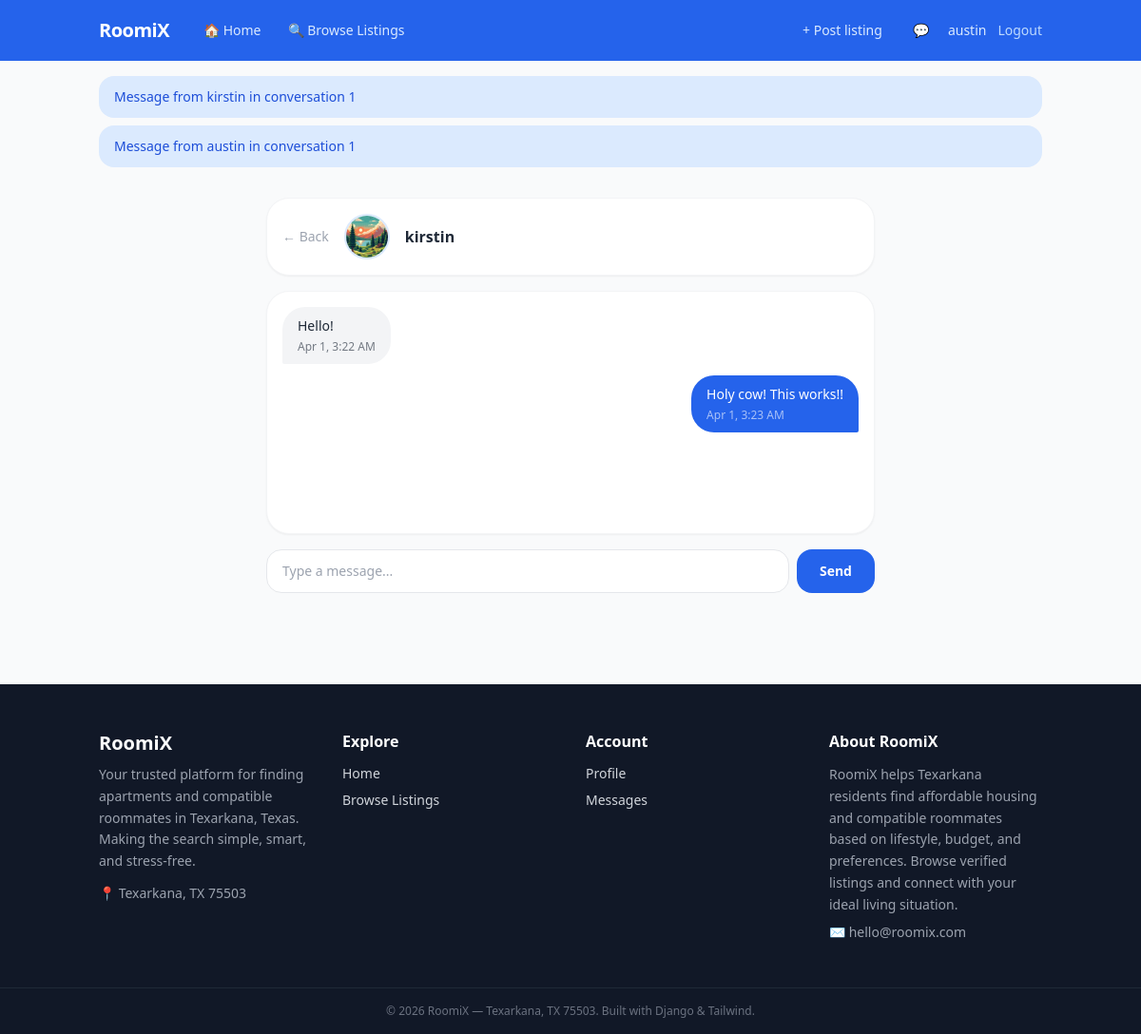
The app's page /messages/1/ (signed in) with its own data.
### core/models.py (models this page shows, shortened)
class Message(models.Model):
    conversation = models.ForeignKey(Conversation, on_delete=models.CASCADE, related_name='messages')
    sender = models.ForeignKey(User , on_delete=models.CASCADE , related_name='sent_messages')
    body = models.TextField()
    created_at = models.DateTimeField(auto_now_add=True)
    is_read = models.BooleanField(default=False)
    class Meta:
        ordering = ['created_at']
    def __str__(self):
        return f"Message from {self.sender} in conversation {self.conversation.pk}"

class Conversation(models.Model):
    participants = models.ManyToManyField(User , related_name ='conversations')
    listing = models.ForeignKey(Listing, on_delete=models.SET_NULL , null=True, blank=True,related_name='conversations')
    created_at = models.DateTimeField(auto_now_add=True)
    class Meta:
        ordering = ['-created_at']
    def get_other_participant(self , user):
        return self.participants.exclude(pk=user.pk).first()

class Profile(models.Model):
    user = models.OneToOneField(User, on_delete=models.CASCADE, related_name='profile')
    bio = models.TextField(blank=True)
    age = models.PositiveIntegerField(null=True, blank=True)
    budget_min = models.DecimalField(max_digits=10, decimal_places=2, null=True, blank=True)
    budget_max = models.DecimalField(max_digits=10, decimal_places=2, null=True, blank=True)
    location = models.CharField(max_length=255, blank=True)
    is_smoker = models.BooleanField(default=False)
    has_pets = models.BooleanField(default=False)
    is_student = models.BooleanField(default=True)
    CLEANLINESS_CHOICES = [
        (1, 'Messy'),
        (2, 'Average'),
        (3, 'Very Clean'),
    ]
    cleanliness = models.IntegerField(choices=CLEANLINESS_CHOICES, null=True, blank=True)
    SLEEP_CHOICES = [
        ('early', 'Early Bird'),
        ('night', 'Night Owl'),
    ]
    sleep_schedule = models.CharField(max_length=10, choices=SLEEP_CHOICES, blank=True)
    is_lgbtq_friendly = models.BooleanField(default=False)
    NOISE_CHOICES = [
        ('quiet', 'Quiet'),
        ('moderate', 'Moderate'),
         ('loud', 'Loud'),
    ]
    noise_level = models.CharField(max_length=10, choices=NOISE_CHOICES, blank=True)
    image = models.ImageField(upload_to='profile_pics/', default='default_profile.jpg')
    created_at = models.DateTimeField(auto_now_add=True)
    IMPORTANCE_CHOICES = [
        (0 , 'Not Important'),
        (1 , 'Somewhat Important'),
        (2 , 'Very Important'),
        (3 , 'Must Match'),
    ]
    cleanliness_importance = models.IntegerField(choices=IMPORTANCE_CHOICES , default=1)
    sleep_schedule_importance = models.IntegerField(choices=IMPORTANCE_CHOICES , default=1)
    budget_importance = models.IntegerField(choices=IMPORTANCE_CHOICES , default=1)
    smoker_importance = models.IntegerField(choices=IMPORTANCE_CHOICES , default=1)
    pets_importance = models.IntegerField(choices=IMPORTANCE_CHOICES , default=1)
    noise_level_importance = models.IntegerField(choices=IMPORTANCE_CHOICES, default=1)

### core/views.py (the view, shortened to what this page needs)
# urls.py: path('messages/<int:pk>/', views.ConversationView.as_view(), name='conversation'),
class ConversationView(LoginRequiredMixin , View):
    def get(self, request, pk):
        conversation = Conversation.objects.get(pk=pk)
        if request.user not in conversation.participants.all():
            return redirect('inbox')
        conversation.messages.filter(is_read=False).exclude(sender=request.user).update(is_read=True)
        messages_qs = conversation.messages.all()
        return render(request, 'core/conversation.html' , {
            'conversation': conversation,
            'messages': messages_qs,
            'other_user': conversation.get_other_participant(request.user),
        })

### core/templates/core/conversation.html (shortened to what this page needs)
{% extends "base.html" %}
{% block content %}
<div class="max-w-2xl mx-auto px-4 py-8 flex flex-col gap-4">
  <div class="flex items-center gap-4 bg-white rounded-2xl shadow-sm border border-gray-100 p-4">
    <a href="{% url 'inbox' %}"
       class="text-gray-400 hover:text-brand-500 transition text-sm font-medium">← Back</a>
    {% if other_user.profile.image %}
      <img src="{{ other_user.profile.image.url }}" alt=""
           class="w-12 h-12 rounded-full object-cover border-2 border-brand-100"/>
    {% else %}
      <div class="w-12 h-12 rounded-full bg-brand-100 flex items-center justify-center text-brand-500 font-bold text-lg">
        {{ other_user.username|first|upper }}
      </div>
    {% endif %}
    <div>
      <p class="font-semibold text-gray-800">{{ other_user.username }}</p>
    </div>
  </div>
  <div id="message-container"
       class="bg-white rounded-2xl shadow-sm border border-gray-100 p-4 flex flex-col gap-3 min-h-64 max-h-[60vh] overflow-y-auto">
    {% for message in messages %}
      <div class="flex {% if message.sender == request.user %}justify-end{% endif %}">
        <div class="max-w-xs px-4 py-2.5 rounded-2xl text-sm
          {% if message.sender == request.user %}
            bg-brand-500 text-white rounded-br-sm
          {% else %}
            bg-gray-100 text-gray-800 rounded-bl-sm
          {% endif %}">
          <p>{{ message.body }}</p>
          <p class="text-xs mt-1 opacity-60">{{ message.created_at|date:"M j, g:i A" }}</p>
        </div>
      </div>
    {% empty %}
      <div class="text-center text-gray-400 py-8">
        <p class="text-sm">No messages yet — say hello! 👋</p>
      </div>
    {% endfor %}
  </div>
  <form method="POST" class="flex gap-2">
    <input type="text" name="body" placeholder="Type a message..."
           autocomplete="off"
           class="flex-1 border border-gray-200 rounded-xl px-4 py-3 text-sm
                  focus:outline-none focus:ring-2 focus:ring-brand-500"/>
    <button type="submit"
            class="bg-brand-500 hover:bg-brand-600 text-white px-6 py-3 rounded-xl text-sm font-semibold transition">
      Send
    </button>
  </form>
</div>
{% endblock %}

### core/templates/base.html (shortened to what this page needs)
<!DOCTYPE html>
<html lang="en">
<head>
  <script src="https://cdn.tailwindcss.com"></script>
</head>
<body class="bg-gray-50 text-gray-800 min-h-screen flex flex-col">
  {% include "includes/_navbar.html" %}
  {% if messages %}
    <div class="max-w-5xl mx-auto w-full px-4 pt-4 space-y-2">
      {% for message in messages %}
        <div class="rounded-xl px-4 py-3 text-sm font-medium
          {% if message.tags == 'error' %}bg-red-100 text-red-700
          {% elif message.tags == 'success' %}bg-green-100 text-green-700
          {% else %}bg-brand-100 text-brand-600{% endif %}">
          {{ message }}
        </div>
      {% endfor %}
    </div>
  {% endif %}
  <main class="flex-1">
    {% block content %}{% endblock %}
  </main>
  <footer class="bg-gray-900 text-gray-300 mt-16">
    <div class="max-w-5xl mx-auto px-4 py-12 grid grid-cols-1 sm:grid-cols-4 gap-8">
      <div class="sm:col-span-1">
        <p class="text-white font-bold text-xl mb-2">RoomiX</p>
        <p class="text-sm text-gray-400 leading-relaxed">Your trusted platform for finding apartments and compatible roommates in Texarkana, Texas. Making the search simple, smart, and stress-free.</p>
        <p class="text-sm text-gray-400 mt-3">📍 Texarkana, TX 75503</p>
      </div>
      <div>
        <p class="text-white font-semibold mb-3">Explore</p>
        <ul class="space-y-2 text-sm">
          <li><a href="{% url 'home' %}" class="hover:text-white transition">Home</a></li>
          <li><a href="{% url 'listing-list' %}" class="hover:text-white transition">Browse Listings</a></li>
        </ul>
      </div>
      <div>
        <p class="text-white font-semibold mb-3">Account</p>
        <ul class="space-y-2 text-sm">
          {% if user.is_authenticated %}
            <li><a href="{% url 'profile' %}" class="hover:text-white transition">Profile</a></li>
            <li><a href="{% url 'inbox' %}" class="hover:text-white transition">Messages</a></li>
          {% else %}
            <li><a href="{% url 'login' %}" class="hover:text-white transition">Login</a></li>
            <li><a href="{% url 'register' %}" class="hover:text-white transition">Register</a></li>
          {% endif %}
        </ul>
      </div>
      <div>
        <p class="text-white font-semibold mb-3">About RoomiX</p>
        <p class="text-sm text-gray-400 leading-relaxed">RoomiX helps Texarkana residents find affordable housing and compatible roommates based on lifestyle, budget, and preferences. Browse verified listings and connect with your ideal living situation.</p>
        <p class="text-sm text-gray-400 mt-2">✉️ hello@roomix.com</p>
      </div>
    </div>
    <div class="border-t border-gray-800 py-4 text-center text-xs text-gray-500">
      © 2026 RoomiX — Texarkana, TX 75503. Built with Django & Tailwind.
    </div>
  </footer>
</body>
</html>

### core/templates/includes/_navbar.html (shortened to what this page needs)
<nav class="bg-brand-500 sticky top-0 z-50">
  <div class="max-w-5xl mx-auto px-4 h-16 flex items-center justify-between">
    <div class="flex items-center gap-6">
      <a href="{% url 'home' %}" class="text-white font-bold text-xl tracking-tight">RoomiX</a>
      <div class="hidden sm:flex items-center gap-1">
        <a href="{% url 'home' %}"
           class="text-blue-100 hover:text-white px-3 py-1.5 rounded-lg text-sm transition flex items-center gap-1">
          🏠 Home
        </a>
        <a href="{% url 'listing-list' %}"
           class="text-blue-100 hover:text-white px-3 py-1.5 rounded-lg text-sm transition flex items-center gap-1">
          🔍 Browse Listings
        </a>
      </div>
    </div>
    <div class="flex items-center gap-3 text-sm">
      {% if user.is_authenticated %}
        <a href="{% url 'listing-create' %}"
           class="text-blue-100 hover:text-white px-3 py-1.5 rounded-lg text-sm transition">
          + Post listing
        </a>
        <a href="{% url 'inbox' %}" class="relative text-blue-100 hover:text-white transition px-2">
          💬
        </a>
        <a href="{% url 'profile' %}" class="text-blue-100 hover:text-white transition">
          {{ user.username }}
        </a>
        <form method="POST" action="{% url 'logout' %}">
          <button type="submit" class="text-blue-200 hover:text-white transition">Logout</button>
        </form>
      {% endif %}
    </div>
  </div>
</nav>

### records on screen
Message: sender+conversation "Message from kirstin in conversation 1", body "Hello!", created_at "Apr 1, 3:22 AM"
Message: sender+conversation "Message from austin in conversation 1", body "Holy cow! This works!!", created_at "Apr 1, 3:23 AM"

### other values on screen
{{ user.username }} "austin"
{{ other_user.username }} "kirstin"
